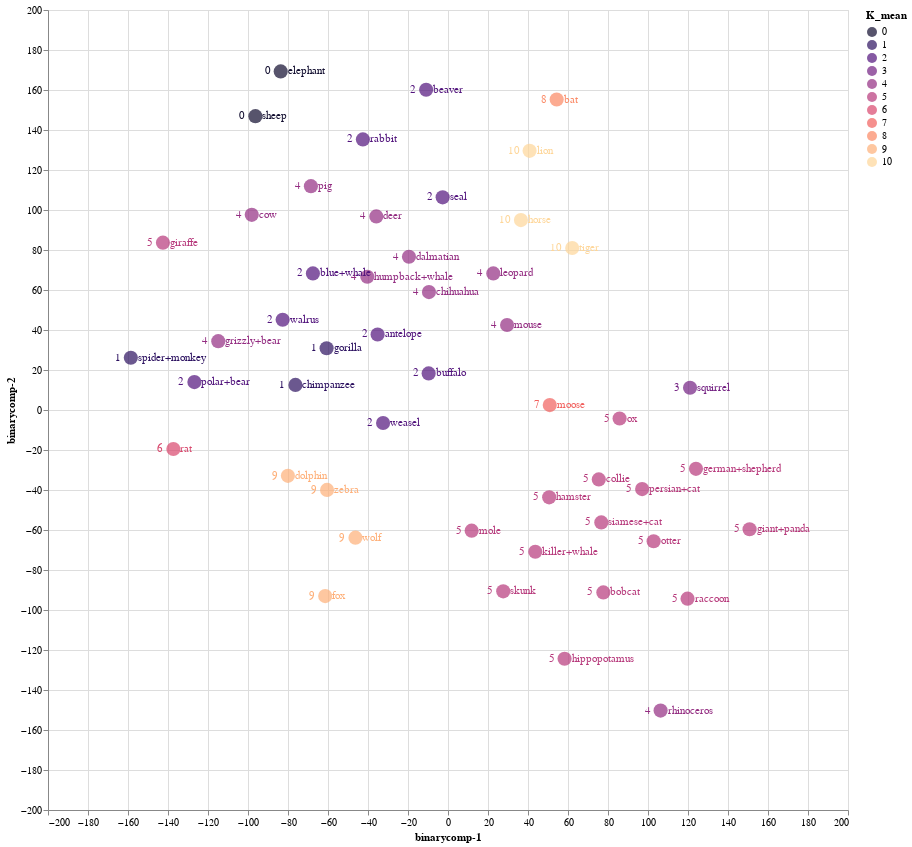

The notebook cell this image was saved under:
### Code cell
source = tsne_binary_df1

points = alt.Chart(source).mark_circle(size=200).encode(
    x='binarycomp-1:Q',
    y='binarycomp-2:Q',
    color=alt.Color('K_mean:N', scale=alt.Scale(scheme='Magma'))
    ).properties(
    width=800,
    height=800
)

text1 = points.mark_text(
    align='left',
    baseline='middle',
    dx=7
).encode(
    text='classes:N'
)

text2 = points.mark_text(
    align='right',
    baseline='middle',
    dx=-10
).encode(
    text='K_mean:N'
)

points.interactive() + text1 + text2

### Figure 1 — Vega-Lite specification as saved in the notebook (floating-point values rounded to 4 significant figures)
{"config": {"view": {"continuousWidth": 400, "continuousHeight": 300}}, "layer": [{"mark": {"type": "circle", "size": 200}, "encoding": {"color": {"field": "K_mean", "scale": {"scheme": "Magma"}, "type": "nominal"}, "x": {"field": "binarycomp-1", "type": "quantitative"}, "y": {"field": "binarycomp-2", "type": "quantitative"}}, "height": 800, "selection": {"selector004": {"type": "interval", "bind": "scales", "encodings": ["x", "y"]}}, "width": 800}, {"mark": {"type": "text", "align": "left", "baseline": "middle", "dx": 7}, "encoding": {"color": {"field": "K_mean", "scale": {"scheme": "Magma"}, "type": "nominal"}, "text": {"field": "classes", "type": "nominal"}, "x": {"field": "binarycomp-1", "type": "quantitative"}, "y": {"field": "binarycomp-2", "type": "quantitative"}}, "height": 800, "width": 800}, {"mark": {"type": "text", "align": "right", "baseline": "middle", "dx": -10}, "encoding": {"color": {"field": "K_mean", "scale": {"scheme": "Magma"}, "type": "nominal"}, "text": {"field": "K_mean", "type": "nominal"}, "x": {"field": "binarycomp-1", "type": "quantitative"}, "y": {"field": "binarycomp-2", "type": "quantitative"}}, "height": 800, "width": 800}], "data": {"name": "data-7dbe439cdfaec16abe4f985075ca1f9f"}, "$schema": "https://vega.github.io/schema/vega-lite/v4.17.0.json", "datasets": {"data-7dbe439cdfaec16abe4f985075ca1f9f": [{"binarycomp-1": -35.2, "binarycomp-2": 37.77, "classes": "antelope", "order": "ARTIODACTYLA", "family": "BOVIDAE", "K_mean": 2}, {"binarycomp-1": -114.9, "binarycomp-2": 34.42, "classes": "grizzly+bear", "order": "CARNIVORA", "family": "URSIDAE", "K_mean": 4}, {"binarycomp-1": 43.65, "binarycomp-2": -70.86, "classes": "killer+whale", "order": "ARTIODACTYLA", "family": "DELPHINIDAE", "K_mean": 5}, {"binarycomp-1": -10.93, "binarycomp-2": 160.1, "classes": "beaver", "order": "RODENTIA", "family": "APLODONTIIDAE", "K_mean": 2}, {"binarycomp-1": -19.52, "binarycomp-2": 76.65, "classes": "dalmatian", "order": "CARNIVORA", "family": "CANIDAE", "K_mean": 4}, {"binarycomp-1": 97.07, "binarycomp-2": -39.54, "classes": "persian+cat", "order": "CARNIVORA", "family": "FELIDAE", "K_mean": 5}, {"binarycomp-1": 36.46, "binarycomp-2": 94.95, "classes": "horse", "order": "PERISSODACTYLA", "family": "EQUIDAE", "K_mean": 10}, {"binarycomp-1": 124.0, "binarycomp-2": -29.42, "classes": "german+shepherd", "order": "CARNIVORA", "family": "CANIDAE", "K_mean": 5}, {"binarycomp-1": -67.54, "binarycomp-2": 68.3, "classes": "blue+whale", "order": "ARTIODACTYLA", "family": "BALAENOPTERIDAE", "K_mean": 2}, {"binarycomp-1": 76.65, "binarycomp-2": -56.19, "classes": "siamese+cat", "order": "CARNIVORA", "family": "FELIDAE", "K_mean": 5}, {"binarycomp-1": 27.61, "binarycomp-2": -90.66, "classes": "skunk", "order": "CARNIVORA", "family": "MEPHITIDAE", "K_mean": 5}, {"binarycomp-1": 11.83, "binarycomp-2": -60.35, "classes": "mole", "order": "EULIPOTYPHLA", "family": "TALPIDAE", "K_mean": 5}, {"binarycomp-1": 62.11, "binarycomp-2": 80.99, "classes": "tiger", "order": "CARNIVORA", "family": "FELIDAE", "K_mean": 10}, {"binarycomp-1": 58.28, "binarycomp-2": -124.4, "classes": "hippopotamus", "order": "ARTIODACTYLA", "family": "HIPPOPOTAMIDAE", "K_mean": 5}, {"binarycomp-1": 22.65, "binarycomp-2": 68.29, "classes": "leopard", "order": "CARNIVORA", "family": "FELIDAE", "K_mean": 4}, {"binarycomp-1": 50.89, "binarycomp-2": 2.473, "classes": "moose", "order": "ARTIODACTYLA", "family": "CERVIDAE", "K_mean": 7}, {"binarycomp-1": -158.6, "binarycomp-2": 26.13, "classes": "spider+monkey", "order": "PRIMATES", "family": "ATELIDAE", "K_mean": 1}, {"binarycomp-1": -40.35, "binarycomp-2": 66.62, "classes": "humpback+whale", "order": "ARTIODACTYLA", "family": "BALAENOPTERIDAE", "K_mean": 4}, {"binarycomp-1": -83.65, "binarycomp-2": 169.3, "classes": "elephant", "order": "PROBOSCIDEA", "family": "ELEPHANTIDAE", "K_mean": 0}, {"binarycomp-1": -60.7, "binarycomp-2": 30.89, "classes": "gorilla", "order": "PRIMATES", "family": "HOMINIDAE", "K_mean": 1}, {"binarycomp-1": 85.8, "binarycomp-2": -4.273, "classes": "ox", "order": "ARTIODACTYLA", "family": "BOVIDAE", "K_mean": 5}, {"binarycomp-1": -61.4, "binarycomp-2": -93.03, "classes": "fox", "order": "CARNIVORA", "family": "CANIDAE", "K_mean": 9}, {"binarycomp-1": -96.3, "binarycomp-2": 146.9, "classes": "sheep", "order": "ARTIODACTYLA", "family": "BOVIDAE", "K_mean": 0}, {"binarycomp-1": -2.671, "binarycomp-2": 106.3, "classes": "seal", "order": "CARNIVORA", "family": "PHOCIDAE", "K_mean": 2}, {"binarycomp-1": -76.27, "binarycomp-2": 12.56, "classes": "chimpanzee", "order": "PRIMATES", "family": "HOMINIDAE", "K_mean": 1}, {"binarycomp-1": 50.59, "binarycomp-2": -43.66, "classes": "hamster", "order": "RODENTIA", "family": "CRICETIDAE", "K_mean": 5}, {"binarycomp-1": 121.0, "binarycomp-2": 11.13, "classes": "squirrel", "order": "RODENTIA", "family": "SCIURIDAE", "K_mean": 3}, {"binarycomp-1": 106.3, "binarycomp-2": -150.3, "classes": "rhinoceros", "order": "PERISSODACTYLA", "family": "RHINOCEROTIDAE", "K_mean": 4}, {"binarycomp-1": -42.55, "binarycomp-2": 135.3, "classes": "rabbit", "order": "LAGOMORPHA", "family": "LEPORIDAE", "K_mean": 2}, {"binarycomp-1": 54.34, "binarycomp-2": 155.2, "classes": "bat", "order": "CHIROPTERA", "family": "PHYLLOSTOMIDAE", "K_mean": 8}, {"binarycomp-1": -142.5, "binarycomp-2": 83.66, "classes": "giraffe", "order": "ARTIODACTYLA", "family": "GIRAFFIDAE", "K_mean": 5}, {"binarycomp-1": -46.26, "binarycomp-2": -63.82, "classes": "wolf", "order": "CARNIVORA", "family": "CANIDAE", "K_mean": 9}, {"binarycomp-1": -9.516, "binarycomp-2": 58.94, "classes": "chihuahua", "order": "CARNIVORA", "family": "CANIDAE", "K_mean": 4}, {"binarycomp-1": -137.3, "binarycomp-2": -19.51, "classes": "rat", "order": "RODENTIA", "family": "CRICETIDAE", "K_mean": 6}, {"binarycomp-1": -32.46, "binarycomp-2": -6.475, "classes": "weasel", "order": "CARNIVORA", "family": "MUSTELIDAE", "K_mean": 2}, {"binarycomp-1": 102.8, "binarycomp-2": -65.6, "classes": "otter", "order": "CARNIVORA", "family": "MUSTELIDAE", "K_mean": 5}, {"binarycomp-1": -9.676, "binarycomp-2": 18.28, "classes": "buffalo", "order": "ARTIODACTYLA", "family": "BOVIDAE", "K_mean": 2}, {"binarycomp-1": -60.47, "binarycomp-2": -39.94, "classes": "zebra", "order": "PERISSODACTYLA", "family": "EQUIDAE", "K_mean": 9}, {"binarycomp-1": 150.8, "binarycomp-2": -59.62, "classes": "giant+panda", "order": "CARNIVORA", "family": "URSIDAE", "K_mean": 5}, {"binarycomp-1": -35.84, "binarycomp-2": 96.79, "classes": "deer", "order": "ARTIODACTYLA", "family": "CERVIDAE", "K_mean": 4}, {"binarycomp-1": 77.66, "binarycomp-2": -91.21, "classes": "bobcat", "order": "CARNIVORA", "family": "FELIDAE", "K_mean": 5}, {"binarycomp-1": -68.54, "binarycomp-2": 111.9, "classes": "pig", "order": "ARTIODACTYLA", "family": "SUIDAE", "K_mean": 4}, {"binarycomp-1": 40.8, "binarycomp-2": 129.6, "classes": "lion", "order": "CARNIVORA", "family": "FELIDAE", "K_mean": 10}, {"binarycomp-1": 29.54, "binarycomp-2": 42.49, "classes": "mouse", "order": "RODENTIA", "family": "CRICETIDAE", "K_mean": 4}, {"binarycomp-1": -126.8, "binarycomp-2": 13.95, "classes": "polar+bear", "order": "CARNIVORA", "family": "URSIDAE", "K_mean": 2}, {"binarycomp-1": 75.4, "binarycomp-2": -34.7, "classes": "collie", "order": "CARNIVORA", "family": "CANIDAE", "K_mean": 5}, {"binarycomp-1": -82.68, "binarycomp-2": 45.13, "classes": "walrus", "order": "CARNIVORA", "family": "ODOBENIDAE", "K_mean": 2}, {"binarycomp-1": 119.8, "binarycomp-2": -94.32, "classes": "raccoon", "order": "CARNIVORA", "family": "PROCYONIDAE", "K_mean": 5}, {"binarycomp-1": -98.12, "binarycomp-2": 97.59, "classes": "cow", "order": "ARTIODACTYLA", "family": "BOVIDAE", "K_mean": 4}, {"binarycomp-1": -80.05, "binarycomp-2": -32.92, "classes": "dolphin", "order": "ARTIODACTYLA", "family": "DELPHINIDAE", "K_mean": 9}]}}
